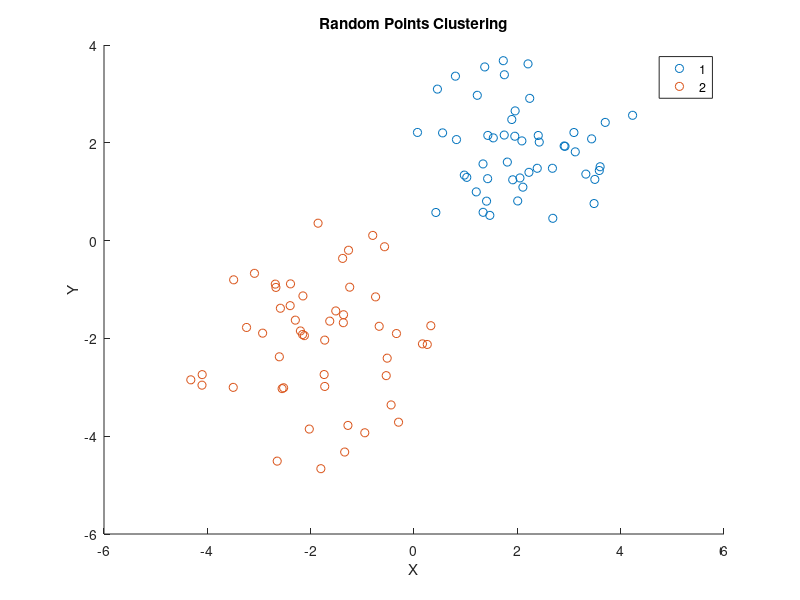

MATLAB code to generate this figure:
% Day 084: Random Points Clustering
X = [randn(50,2)+2; randn(50,2)-2];
idx = kmeans(X,2);
gscatter(X(:,1), X(:,2), idx);
title('Random Points Clustering');
xlabel('X');
ylabel('Y');
